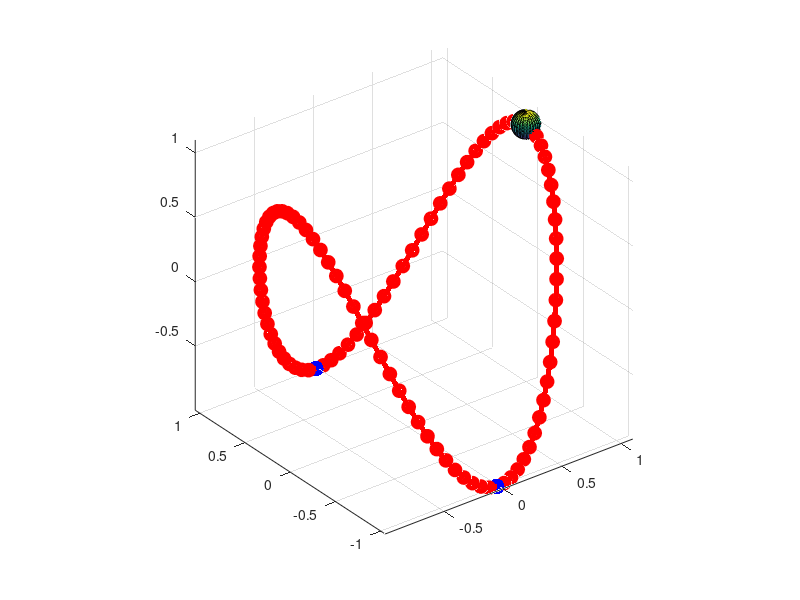

MATLAB code for this plot:
% Define the closed curve in 3D
t = linspace(0,2*pi,100);
x = cos(t);
y = sin(t);
z = cos(2*t);

% Find the minimum and maximum values of z
z_min = min(z);
z_min_index = find(z == z_min);
z_max = max(z);
z_max_index = find(z == z_max);

% Define the sphere
diameter = 0.2;
[X,Y,Z] = sphere(30);
X = X * diameter/2;
Y = Y * diameter/2;
Z = Z * diameter/2;

% Generate the sweeping surface
h = surf(X,Y,Z);
axis equal
hold on

% Move the sphere along the closed curve
for i = 1:length(t)
    % Translate the sphere to a new position
    X_new = X + x(i);
    Y_new = Y + y(i);
    Z_new = Z + z(i);
    
    % Update the surface
    set(h,'XData',X_new,'YData',Y_new,'ZData',Z_new);
    
    % Draw the closed curve
    plot3(x,y,z,'r','LineWidth',3);
    
    % Highlight the minimum and maximum points of z
    plot3(x(z_min_index),y(z_min_index),z(z_min_index),'bo','MarkerSize',10,'MarkerFaceColor','b');
    plot3(x(z_max_index),y(z_max_index),z(z_max_index),'bo','MarkerSize',10,'MarkerFaceColor','b');
    
    % Draw the sphere
    plot3(x(i),y(i),z(i),'ro','MarkerSize',10,'MarkerFaceColor','r');
    
    % Update the plot
    pause(0.1);
    drawnow;
end